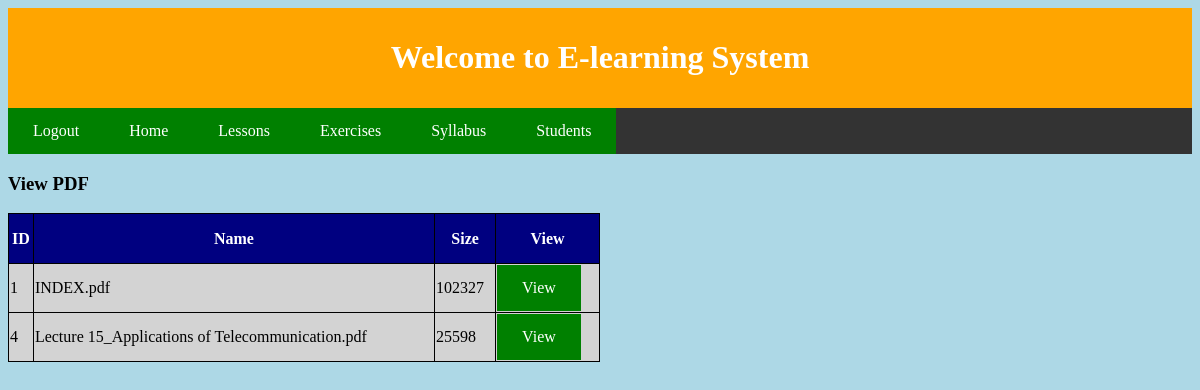
Screenshot of /view.php (signed in) with the database file from the repository.
### tables this page shows
CREATE TABLE `files` (
  `id` int(10) NOT NULL,
  `name` varchar(255) NOT NULL,
  `size` varchar(255) NOT NULL,
  `downloads` varchar(255) NOT NULL
);

### view.php (the view, shortened to what this page needs)
<html>
<head>
  <link rel="stylesheet" type="text/css" href="style.css" >
  <div class="header">
<h1>Welcome to E-learning System</h1>
</div>
<ul>
  <li><a href="logout.php">Logout</a></li>
  <li><a href="home.php">Home</a></li>
  <li><a href="lesson.php">Lessons</a></li>
  <li><a href="exercise.php">Exercises</a></li>
  <li><a href="syllabus.php">Syllabus</a></li>
  <li><a href="student.php">Students</a></li>
</ul>
</head>
<body>
<h3>View PDF</h3>
</body>
</html>
<?php
$con=mysqli_connect("localhost","root","","e_learning");
$result = mysqli_query($con,"SELECT * FROM files where name like '%pdf%'");
echo "<table border='1'>
<tr>
<th>ID</th>
<th>Name</th>
<th>Size</th>
<th>View</th>
</tr>";
while($row = mysqli_fetch_array($result))
{
echo "<tr>";
echo "<td>" . $row['id'] . "</td>";
echo "<td>" . $row['name'] . "</td>";
echo "<td>" . $row['size'] . "</td>";
echo "<td><a href=\"viewpdf.php?id=$row[id]\">View</a></td>";
echo "</tr>";
}
echo "</table>";
?>

### style.css (style rules this page uses)
.header { background-color:orange; text-align:center; color:white; padding-top:10px; padding-left:10px; padding-right:10px; padding-bottom:10px; }
body { background-color:lightblue; }
ul { list-style-type: none; margin: 0; padding: 0; overflow: hidden; background-color: #333; }
li { float: left; }
li a { display: block; color: white; text-align: center; padding: 14px 16px; text-decoration: none; }
a:link, a:visited { background-color:green; color:white; padding:14px 25px; text-align:center; text-decoration:none; display:inline-block; }
table { border-collapse:collapse; width:50%; background-color:lightgrey; }
table,th,td { border:1px solid black; }
th { height:50px; background-color:navy; color:white; }

### rows the page displays
files: id "1", name "INDEX.pdf", size "102327"
files: id "4", name "Lecture 15_Applications of Telecommunication.pdf", size "25598"
